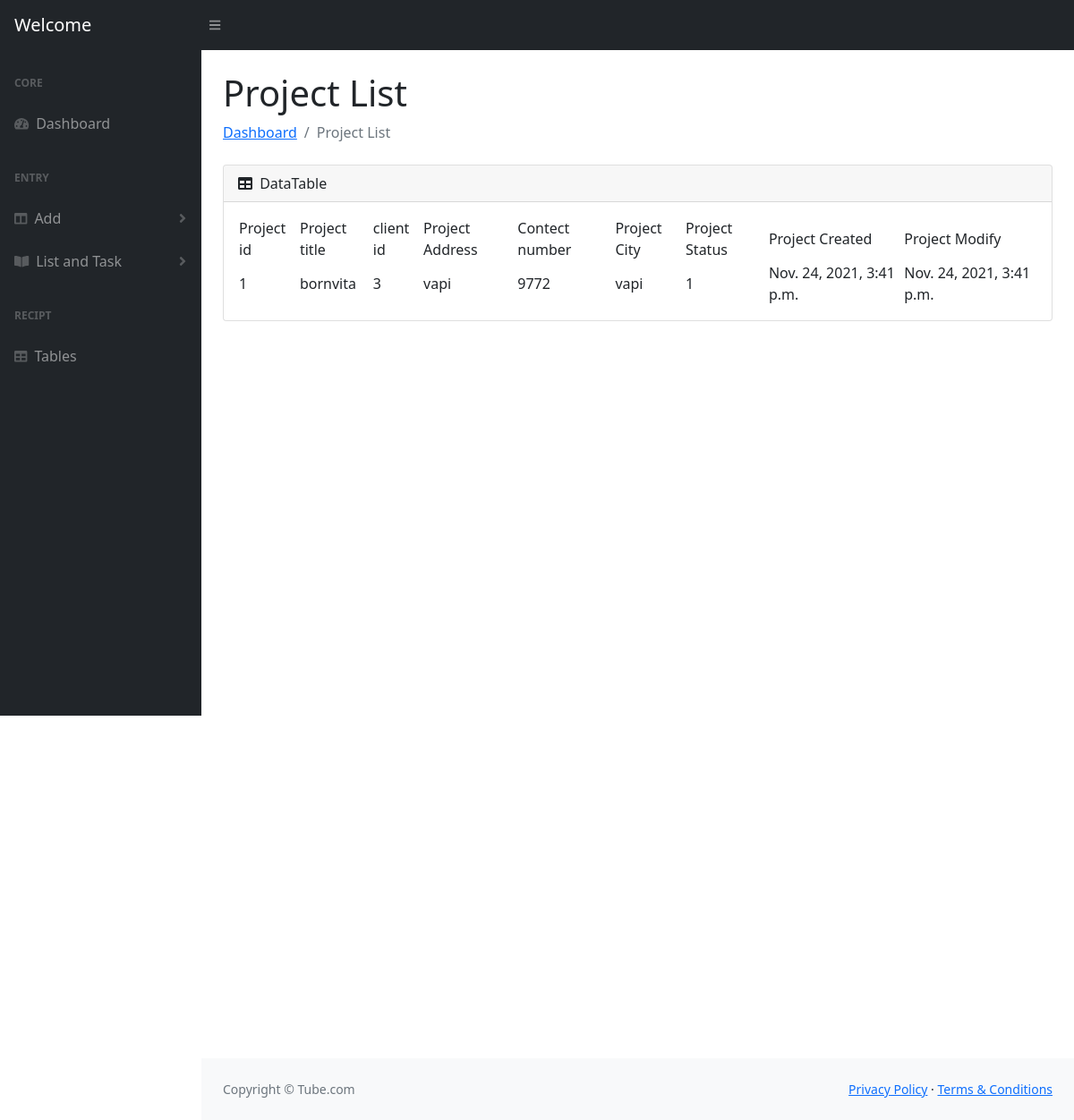
/vproject, run on the app's committed database.
### moduls/models.py (models this page shows)
class Project(models.Model):
    projectid =  models.AutoField(primary_key=True)
    projecttitle = models.CharField(max_length=100)
    plantid = models.ForeignKey(Plant,on_delete=models.CASCADE)
    address = models.CharField(max_length=200)
    projectcity = models.CharField(max_length=40)
    projectcountry = models.CharField(max_length=30)
    contecnumber = models.IntegerField()
    state = models.IntegerField(choices=STATUS_CHOICES)
    created = models.DateTimeField(auto_now_add=True)
    modify = models.DateTimeField(auto_now=True)

class Plant(models.Model):
    plantid = models.AutoField(primary_key=True)
    title = models.CharField(max_length=100)
    city = models.CharField(max_length=50,null=True)
    siteid = models.ForeignKey(Site, on_delete=models.CASCADE)
    created = models.DateTimeField(auto_now_add=True)
    modify = models.DateTimeField(auto_now=True)

class Site(models.Model):
    siteid = models.AutoField(primary_key=True)
    clientid = models.ForeignKey(Client,on_delete=models.CASCADE)
    sitecity = models.CharField(max_length=50)
    sitecountry = models.CharField(max_length=50)
    created = models.DateTimeField(auto_now_add=True)
    modify = models.DateTimeField(auto_now=True)

class Client(models.Model):
    clientid = models.AutoField(primary_key=True)
    clientname = models.CharField(max_length=50)
    compenyname = models.CharField(max_length=50)
    email = models.EmailField(unique=True)
    phone = models.IntegerField()
    address = models.CharField(max_length=100)
    clientcity = models.CharField(max_length=40)
    clientcountry = models.CharField(max_length=40)
    created = models.DateTimeField(auto_now_add=True)
    modify = models.DateTimeField(auto_now=True)

### moduls/views.py (the view)
# urls.py: path('vproject',views.vproject,name="vproject"),
def vproject(request):
    if request.method == 'POST':
        return render(request,'vproject.html')
    else:
        projectdata = Project.objects.all()
        return render(request, 'vproject.html',{'pd':projectdata})

### moduls/templates/vproject.html (shortened to what this page needs)
<!DOCTYPE html>
<html lang="en">
{% load static %}
    <head>
        <link href="https://cdn.jsdelivr.net/npm/simple-datatables@latest/dist/style.css" rel="stylesheet" />
        <link href="{% static 'css/styles.css' %}" rel="stylesheet" />
    </head>
    <body class="sb-nav-fixed">
        <nav class="sb-topnav navbar navbar-expand navbar-dark bg-dark">
            <a class="navbar-brand ps-3" href="index.html">Welcome</a>
            <button class="btn btn-link btn-sm order-1 order-lg-0 me-4 me-lg-0" id="sidebarToggle" href="#!"><i class="fas fa-bars"></i></button>
        </nav>
        <div id="layoutSidenav">
            <div id="layoutSidenav_nav">
                <nav class="sb-sidenav accordion sb-sidenav-dark" id="sidenavAccordion">
                    <div class="sb-sidenav-menu">
                        <div class="nav">
                            <div class="sb-sidenav-menu-heading">Core</div>
                            <a class="nav-link" href="index.html">
                                <div class="sb-nav-link-icon"><i class="fas fa-tachometer-alt"></i></div>
                                Dashboard
                            </a>
                            <div class="sb-sidenav-menu-heading">Entry</div>
                            <a class="nav-link collapsed" href="#" data-bs-toggle="collapse" data-bs-target="#collapseLayouts" aria-expanded="false" aria-controls="collapseLayouts">
                                <div class="sb-nav-link-icon"><i class="fas fa-columns"></i></div>
                                Add
                                <div class="sb-sidenav-collapse-arrow"><i class="fas fa-angle-down"></i></div>
                            </a>
                            <a class="nav-link collapsed" href="#" data-bs-toggle="collapse" data-bs-target="#collapsePages" aria-expanded="false" aria-controls="collapsePages">
                                <div class="sb-nav-link-icon"><i class="fas fa-book-open"></i></div>
                                List and Task
                                <div class="sb-sidenav-collapse-arrow"><i class="fas fa-angle-down"></i></div>
                            </a>
                            <div class="sb-sidenav-menu-heading">Recipt</div>
                            <a class="nav-link" href="tables.html">
                                <div class="sb-nav-link-icon"><i class="fas fa-table"></i></div>
                                Tables
                            </a>
                        </div>
                    </div>
                </nav>
            </div>
            <div id="layoutSidenav_content">
                <main>
                    <div class="container-fluid px-4">
 <h1 class="mt-4">Project List</h1>
                        <ol class="breadcrumb mb-4">
                            <li class="breadcrumb-item"><a href="{% url 'home' %}">Dashboard</a></li>
                            <li class="breadcrumb-item active">Project List</li>
                        </ol>
                        <div class="card mb-4">
                            <div class="card-header">
                                <i class="fas fa-table me-1"></i>
                                DataTable
                            </div>
                            <div class="card-body">
                               <table id="datatablesSimple">
                                       <tr>
                                            <td>Project id</td>
                                            <td>Project title</td>
                                            <td>client id</td>
                                            <td>Project Address</td>
                                            <td>Contect number</td>
                                            <td>Project City</td>
                                            <td>Project Status</td>
                                            <td>Project Created</td>
                                            <td>Project Modify</td>
                                        </tr>
                                        {% for i in pd %}
                                        <tr>
                                            <td>{{i.projectid}}</td>
                                            <td>{{i.projecttitle}}</td>
                                            <td>{{i.plantid.siteid.clientid.clientid}}</td>
                                            <td>{{i.address}}</td>
                                            <td>{{i.contecnumber}}</td>
                                            <td>{{i.projectcity}}</td>
                                            <td>{{i.state}}</td>
                                            <td>{{i.created}}</td>
                                            <td>{{i.modify}}</td>
                                        </tr>
                                        {% endfor %}
                               </table>
                            </div>
                        </div>
                    </div>
                </main>
                <main>
                        <div style="height: 100vh"></div>
                </main>
                <footer class="py-4 bg-light mt-auto">
                    <div class="container-fluid px-4">
                        <div class="d-flex align-items-center justify-content-between small">
                           <div class="text-muted">Copyright &copy; Tube.com</div>
                            <div>
                                <a href="#">Privacy Policy</a>
                                &middot;
                                <a href="#">Terms &amp; Conditions</a>
                            </div>
                        </div>
                    </div>
                </footer>
            </div>
        </div>
    </body>
</html>

### data on the page
Project: projectid "1", projecttitle "bornvita", plantid.siteid.clientid.clientid "3", address "vapi", contecnumber "9772", projectcity "vapi", state "1", created "Nov. 24, 2021, 3:41 p.m.", modify "Nov. 24, 2021, 3:41 p.m."
